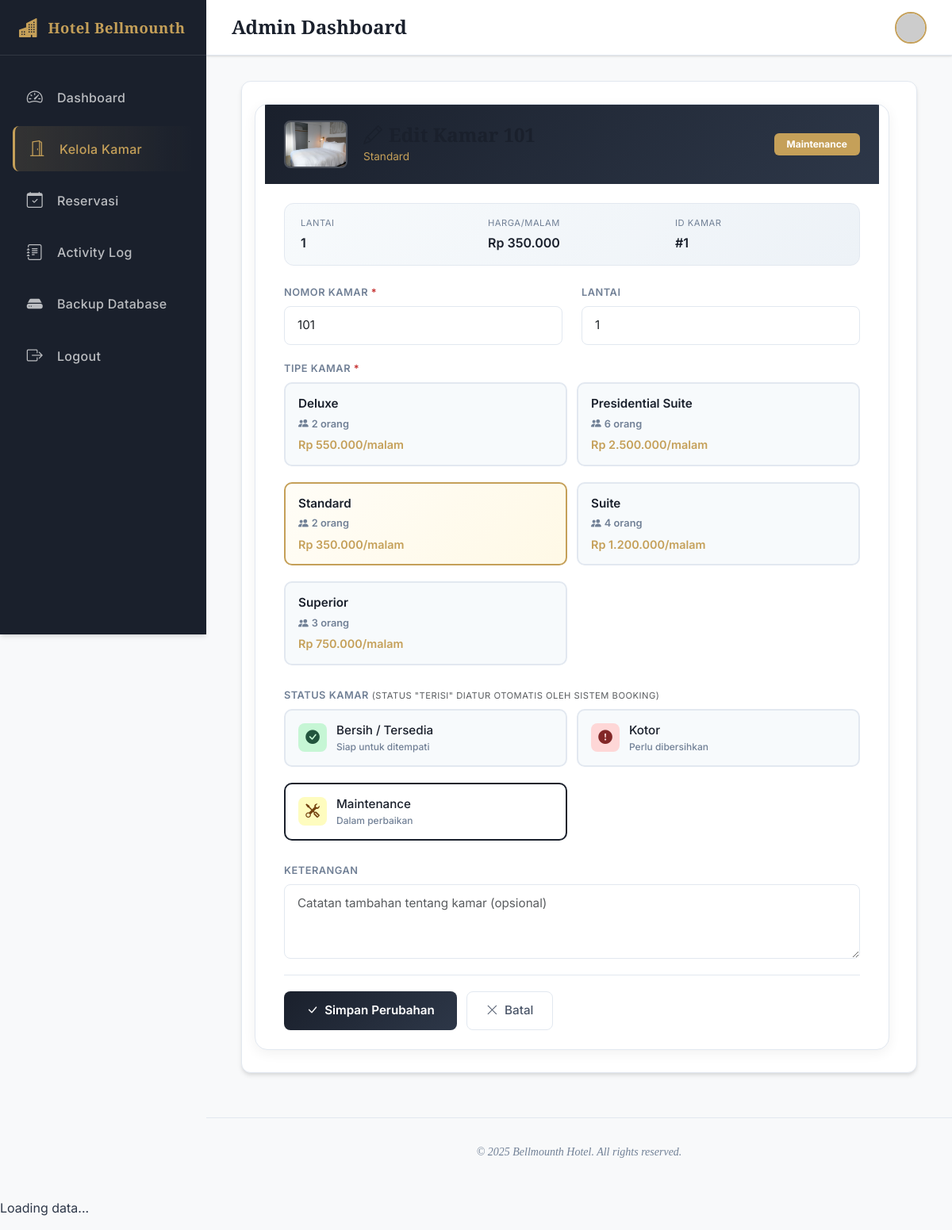
The page /room_management/edit.php?id=1 (signed in) on the database its author committed.
### tables this page shows
CREATE TABLE `kamar` (
  `id` int(11) NOT NULL AUTO_INCREMENT,
  `nomor_kamar` varchar(20) NOT NULL,
  `id_tipe` int(11) NOT NULL,
  `lantai` int(11) DEFAULT 1,
  `status` enum('tersedia','kotor','terisi','maintenance','reserved') DEFAULT 'tersedia',
  `keterangan` text DEFAULT NULL,
  `created_at` timestamp NOT NULL DEFAULT current_timestamp(),
  PRIMARY KEY (`id`),
  UNIQUE KEY `nomor_kamar` (`nomor_kamar`),
  KEY `id_tipe` (`id_tipe`),
  CONSTRAINT `kamar_ibfk_1` FOREIGN KEY (`id_tipe`) REFERENCES `tipe_kamar` (`id`)
);

CREATE TABLE `tipe_kamar` (
  `id` int(11) NOT NULL AUTO_INCREMENT,
  `nama_tipe` varchar(100) NOT NULL,
  `harga_per_malam` decimal(15,2) DEFAULT 0.00,
  `kapasitas` int(11) DEFAULT 2,
  `fasilitas` text DEFAULT NULL,
  `status` enum('aktif','nonaktif') DEFAULT 'aktif',
  `created_at` timestamp NOT NULL DEFAULT current_timestamp(),
  PRIMARY KEY (`id`)
);

### lib/functions.php (called while the page is built, shortened)
<?php
function base_url($path = '') {
$url = BASE_URL . '/' . $path;
return $url;
}
?>

### room_management/edit.php (the view, shortened to what this page needs)
<?php
require_once '../lib/functions.php';
require_once '../config/database.php';
$id = (int)($_GET['id'] ?? 0);
$stmt = mysqli_prepare($connection, "SELECT k.*, t.nama_tipe, t.harga_per_malam FROM kamar k LEFT JOIN tipe_kamar t ON k.id_tipe = t.id WHERE k.id = ?");
mysqli_stmt_bind_param($stmt, "i", $id);
mysqli_stmt_execute($stmt);
$room = mysqli_fetch_assoc(mysqli_stmt_get_result($stmt));
$tipe_list = mysqli_query($connection, "SELECT id, nama_tipe, harga_per_malam, kapasitas FROM tipe_kamar WHERE status = 'aktif' ORDER BY nama_tipe ASC");
function getRoomThumbnail($nama_tipe) {
    $tipe_lower = strtolower($nama_tipe ?? '');
    return 'standard.jpg';
}
$thumb_file = getRoomThumbnail($room['nama_tipe']);
$thumb_url = base_url() . 'assets/default/images/' . $thumb_file;
?>
<?php include '../views/'.$THEME.'/header.php'; ?>
<?php include '../views/'.$THEME.'/sidebar.php'; ?>
<?php include '../views/'.$THEME.'/topnav.php'; ?>
<?php include '../views/'.$THEME.'/upper_block.php'; ?>
<div class="form-card">
    <div class="form-card-header">
        <img src="<?= $thumb_url ?>" alt="<?= htmlspecialchars($room['nama_tipe']) ?>" class="room-preview-thumb"
             onerror="this.src='<?= base_url() ?>assets/default/images/standard.jpg'">
        <div>
            <h2><i class="bi bi-pencil me-2"></i>Edit Kamar <?= htmlspecialchars($room['nomor_kamar']) ?></h2>
            <small><?= htmlspecialchars($room['nama_tipe'] ?? 'No Type') ?></small>
        </div>
        <div class="current-status">
            <?php
            $status_badges = [
                'tersedia' => ['bg-success', 'Bersih'],
                'kotor' => ['bg-danger', 'Kotor'],
                'maintenance' => ['bg-warning text-dark', 'Maintenance'],
                'terisi' => ['bg-primary', 'Terisi'],
            ];
            $badge = $status_badges[$room['status']] ?? ['bg-secondary', 'Unknown'];
            ?>
            <span class="badge <?= $badge[0] ?> px-3 py-2"><?= $badge[1] ?></span>
        </div>
    </div>
    <div class="form-card-body">
        <div class="current-room-info">
            <div class="info-item">
                <div class="info-label">Lantai</div>
                <div class="info-value"><?= $room['lantai'] ?></div>
            </div>
            <div class="info-item">
                <div class="info-label">Harga/Malam</div>
                <div class="info-value">Rp <?= number_format($room['harga_per_malam'] ?? 0, 0, ',', '.') ?></div>
            </div>
            <div class="info-item">
                <div class="info-label">ID Kamar</div>
                <div class="info-value">#<?= $room['id'] ?></div>
            </div>
        </div>
        <form method="POST">
            <div class="row">
                <div class="col-md-6">
                    <div class="form-group">
                        <label>Nomor Kamar <span class="required">*</span></label>
                        <input type="text" name="nomor_kamar" class="form-control"
                               placeholder="Contoh: 101, 201A" required
                               value="<?= htmlspecialchars($_POST['nomor_kamar'] ?? $room['nomor_kamar']) ?>">
                    </div>
                </div>
                <div class="col-md-6">
                    <div class="form-group">
                        <label>Lantai</label>
                        <input type="number" name="lantai" class="form-control"
                               min="1" max="99" placeholder="1"
                               value="<?= htmlspecialchars($_POST['lantai'] ?? $room['lantai']) ?>">
                    </div>
                </div>
            </div>
            <div class="form-group">
                <label>Tipe Kamar <span class="required">*</span></label>
                <div class="type-options">
                    <?php while ($tipe = mysqli_fetch_assoc($tipe_list)):
                    ?>
                    <div class="type-option">
                        <label for="tipe_<?= $tipe['id'] ?>">
                            <div class="type-name"><?= htmlspecialchars($tipe['nama_tipe']) ?></div>
                            <div class="type-info">
                                <i class="bi bi-people-fill me-1"></i><?= $tipe['kapasitas'] ?> orang
                            </div>
                            <div class="type-price">
                                Rp <?= number_format($tipe['harga_per_malam'], 0, ',', '.') ?>/malam
                            </div>
                        </label>
                    </div>
                    <?php endwhile; ?>
                </div>
            </div>
            <div class="form-group">
                <label>Status Kamar <small class="text-muted fw-normal">(Status "Terisi" diatur otomatis oleh sistem booking)</small></label>
                <div class="status-options">
                    <div class="status-option">
                        <label for="status_tersedia">
                            <div class="status-icon tersedia"><i class="bi bi-check-circle-fill"></i></div>
                            <div>
                                <div class="status-text">Bersih / Tersedia</div>
                                <div class="status-desc">Siap untuk ditempati</div>
                            </div>
                        </label>
                    </div>
                    <div class="status-option">
                        <label for="status_kotor">
                            <div class="status-icon kotor"><i class="bi bi-exclamation-circle-fill"></i></div>
                            <div>
                                <div class="status-text">Kotor</div>
                                <div class="status-desc">Perlu dibersihkan</div>
                            </div>
                        </label>
                    </div>
                    <div class="status-option">
                        <label for="status_maintenance">
                            <div class="status-icon maintenance"><i class="bi bi-tools"></i></div>
                            <div>
                                <div class="status-text">Maintenance</div>
                                <div class="status-desc">Dalam perbaikan</div>
                            </div>
                        </label>
                    </div>
                </div>
            </div>
            <div class="form-group">
                <label>Keterangan</label>
                <textarea name="keterangan" class="form-control" rows="3"
                          placeholder="Catatan tambahan tentang kamar (opsional)"><?= htmlspecialchars($_POST['keterangan'] ?? $room['keterangan'] ?? '') ?></textarea>
            </div>
            <div class="form-footer">
                <button type="submit" class="btn-submit">
                    <i class="bi bi-check-lg"></i>Simpan Perubahan
                </button>
                <a href="index.php" class="btn-cancel">
                    <i class="bi bi-x-lg"></i>Batal
                </a>
            </div>
        </form>
    </div>
</div>
<?php include '../views/'.$THEME.'/lower_block.php'; ?>
<?php include '../views/'.$THEME.'/footer.php'; ?>

### assets/default/css/style.css (style rules this page uses)
:root { --primary-color: #1A202C; --secondary-color: #718096; --accent-color: #C5A059; --accent-hover: #B08D46; --success-color: #38a169; --danger-color: #e53e3e; --warning-color: #dd6b20; --info-color: #3182ce; --light-color: #F7FAFC; --dark-color: #1A202C; --sidebar-width: 260px; --sidebar-collapsed-width: 80px; --transition-speed: 0.3s; --body-bg: #F8F9FA; --card-bg: #FFFFFF; --text-color: #2D3748; --text-muted: #718096; --border-color: #E2E8F0; --shadow-sm: 0 1px 3px 0 rgba(0, 0, 0, 0.1), 0 1px 2px 0 rgba(0, 0, 0, 0.06); --shadow: 0 4px 6px -1px rgba(0, 0, 0, 0.1), 0 2px 4px -1px rgba(0, 0, 0, 0.06); --shadow-lg: 0 10px 15px -3px rgba(0, 0, 0, 0.1), 0 4px 6px -2px rgba(0, 0, 0, 0.05); }
* { margin: 0; padding: 0; box-sizing: border-box; }
body { font-family: "Inter", sans-serif; background-color: var(--body-bg); color: var(--text-color); line-height: 1.5; }
h1, h2, h3, h4, h5, h6 { font-family: "Playfair Display", serif; color: var(--primary-color); font-weight: 700; }
.badge.bg-warning { background-color: var(--accent-color) !important; color: white !important; }

### rows shown on the page
kamar: id_tipe.nama_tipe "Standard", status "Maintenance", lantai "1", id_tipe.harga_per_malam "350.000", id "1", nomor_kamar "101"
tipe_kamar: nama_tipe "Deluxe", kapasitas "2", harga_per_malam "550.000"
tipe_kamar: nama_tipe "Presidential Suite", kapasitas "6", harga_per_malam "2.500.000"
tipe_kamar: nama_tipe "Standard", kapasitas "2", harga_per_malam "350.000"
tipe_kamar: nama_tipe "Suite", kapasitas "4", harga_per_malam "1.200.000"
tipe_kamar: nama_tipe "Superior", kapasitas "3", harga_per_malam "750.000"

### other values the page prints
$_SESSION['username'] "Admin"
